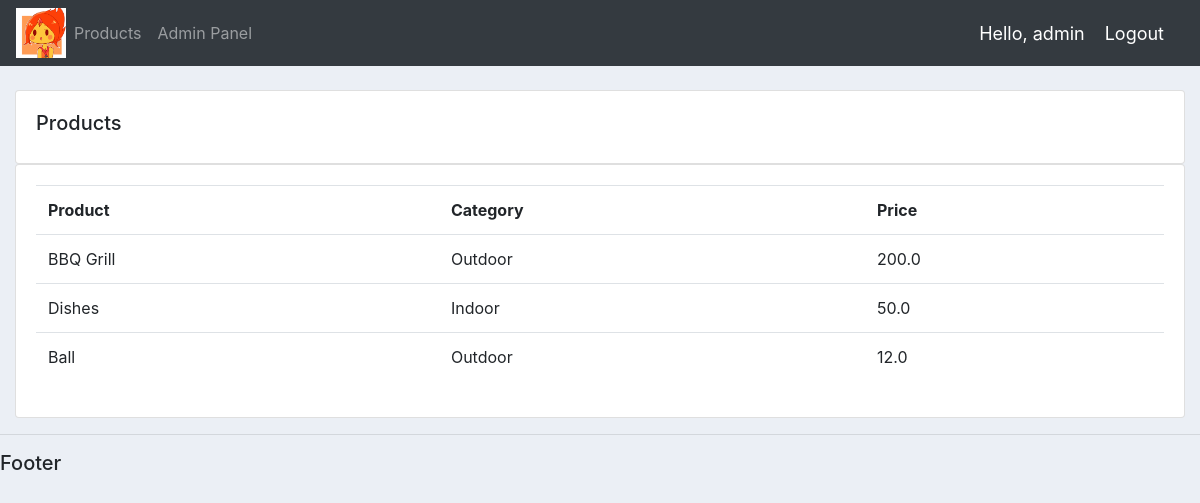
Screenshot of /products/ (signed in) with the database file from the repository.
### accounts/models.py (models this page shows, shortened)
class Product(models.Model):
    CATEGORY = (("Indoor", "Indoor"), ("Outdoor", "Outdoor"))
    name = models.CharField(max_length=200, null=True)
    price = models.FloatField(null=True)
    category = models.CharField(max_length=200, null=True, choices=CATEGORY)
    description = models.CharField(max_length=200, null=True, blank=True)
    date_created = models.DateTimeField(auto_now_add=True, null=True)
    tags = models.ManyToManyField(Tag)

### accounts/decorators.py (the view)
        def wrapper_func(request, *args, **kwargs):
            group = None
            if request.user.groups.exists():
                group = request.user.groups.all()[0].name
            if group in allowed_roles:
                return view_func(request, *args, **kwargs)
            return HttpResponse("You are not authorized")

### accounts/views.py (called while the page is built)
@allowed_users(allowed_roles=["admin"])
@login_required(login_url="login")
def products(req):
    products = Product.objects.all()
    return render(req, "accounts/products.html", {"products": products})

### templates/accounts/products.html
{% extends 'base.html' %} {% block content %}
<br />
<div class="row">
    <div class="col-md">
        <div class="card card-body">
            <h5>Products</h5>
        </div>
        <div class="card card-body">
            <table class="table">
                <tr>
                    <th>Product</th>
                    <th>Category</th>
                    <th>Price</th>
                </tr>
                {% for i in products %}
                <tr>
                    <td>{{ i.name }}</td>
                    <td>{{ i.category }}</td>
                    <td>{{ i.price }}</td>
                </tr>
                {% endfor %}
            </table>
        </div>
    </div>
</div>
{% endblock %}

### templates/partials/_navbar.html (shortened to what this page needs)
{% load static %}
<nav class="navbar navbar-expand-lg navbar-dark bg-dark">
    <a href="{% url 'home' %}">
        <img
            src="{% static 'images/logo.jpg' %}"
            alt="Logo"
            width="50"
            height="50"
        />
    </a>
    <div class="collapse navbar-collapse" id="navbarNavAltMarkup">
        <div class="navbar-nav">
            {% if request.user.is_staff %}
                <a class="nav-item nav-link" href="{% url 'products' %}">Products</a>
                <a href="admin/" class="nav-item nav-link">Admin Panel</a>
            {% else %}
                <a class="nav-item nav-link"href="{% url 'account' %}" class="nav-link">Settings</a>
            {% endif %}
        </div>
    </div>
    <span class="hello-msg">Hello, {{ request.user }}</span>
    <span><a class="hello-msg" href=" {% url 'logout' %}">Logout</a></span>
</nav>

### static/css/base.css (style rules this page uses)
body { background-color: #ebeff5; }

### templates/partials/_navbar.html (style rules this page uses)
.hello-msg { font-size: 18px; color: #fff; margin-right: 20px; }

### rows the page displays
Product: name "BBQ Grill", category "Outdoor", price "200.0"
Product: name "Dishes", category "Indoor", price "50.0"
Product: name "Ball", category "Outdoor", price "12.0"

### other values shown
{{ request.user }} "admin"
